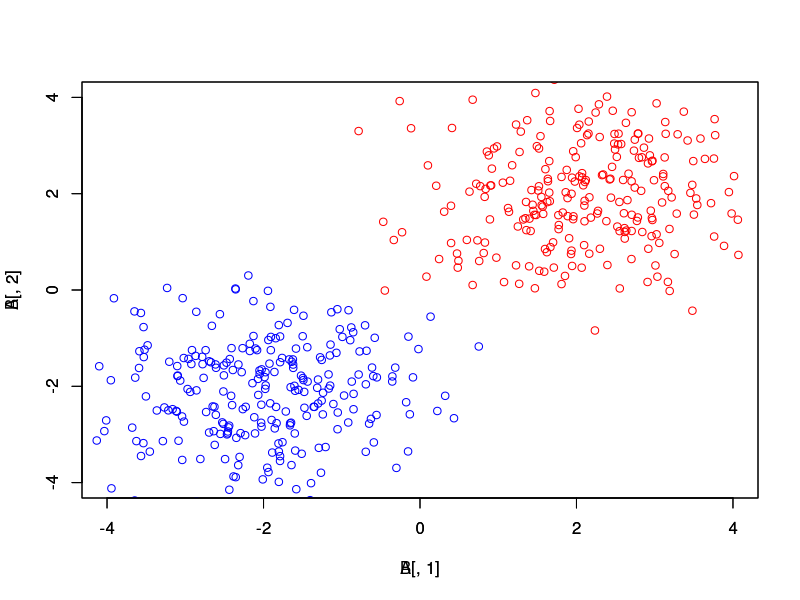

This figure's R source:
#Draws random multivariate normal samples from means with
#two different distrubtions.
#Plot them in different colors.

library(MASS)

Sigma <- matrix(c(1,0,0,1),2,2) #same covariance matrix
A <- mvrnorm(250,c(2,2),Sigma)    # different means
B <- mvrnorm(250,c(-2,-2),Sigma)

plot(A[,1],A[,2],col="red",xlim=c(-4,4),ylim=c(-4,4)) #plot A red
par(new=T)   #put second plot on top
plot(B[,1],B[,2],col="blue",xlim=c(-4,4),ylim=c(-4,4))
